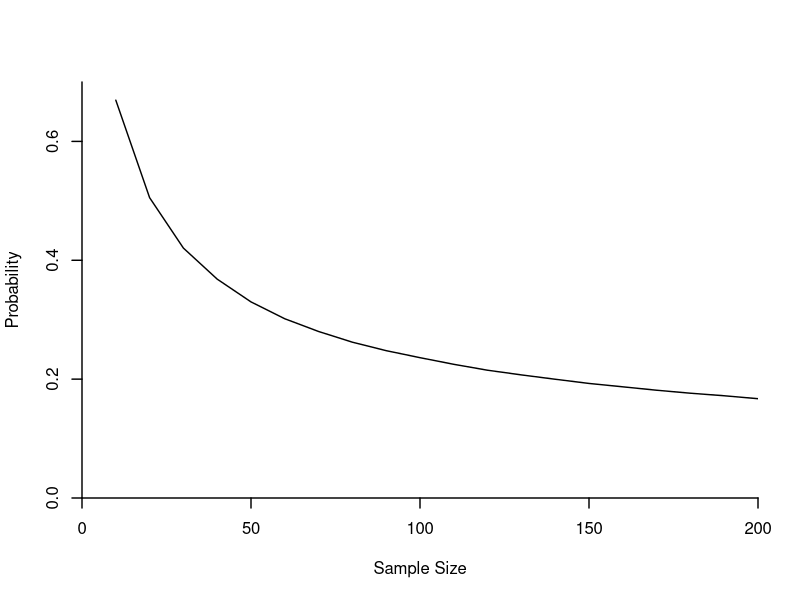
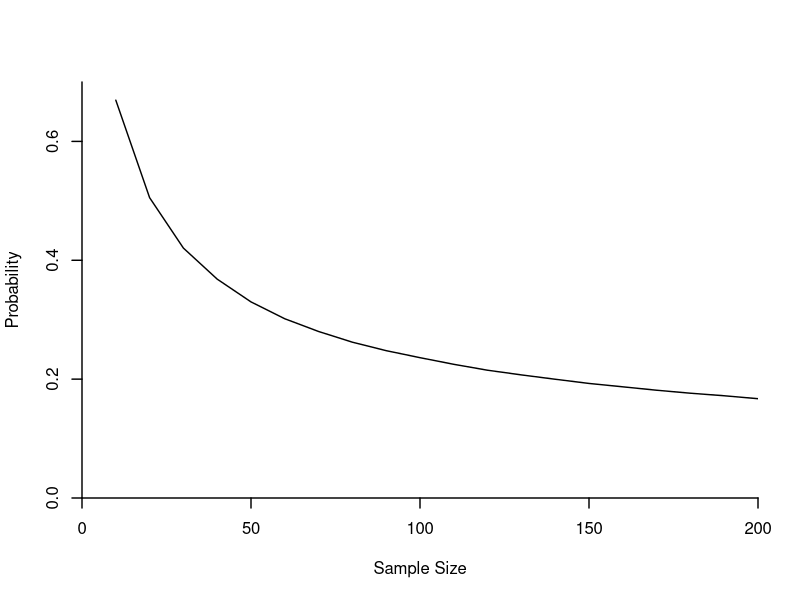

The R script that drew these images, in order:
#####################################
### This file generates Figure 16.6b
### Spurious Regression T Coverage
#####################################
### Uses file figure16_6b.txt
#########################################

dat <- read.table("figure16_6b.txt")
ns <- dat[,1]
coverage <- dat[,2]

wd <- 1.4

pdf("HANSEN16-6b.pdf",family="Helvetica",colormodel='cmyk',width=4.5,height=4.5)
plot(ns,coverage,type="l",xaxs="i",yaxs="i",ylab="Probability",xlab="Sample Size",bty="n",xaxt="n",yaxt="n",xlim=c(0,200),ylim=c(0,.7),lwd=wd) 
axis(side=1,seq(0,300,50),lwd=wd)
axis(side=2,seq(0,1,.2),lwd=wd)
dev.off()

postscript("HANSEN16-6b.eps",paper="special",width=4.5,height=4.5,horizontal=FALSE,onefile=FALSE,family="Helvetica",colormodel='cmyk')
plot(ns,coverage,type="l",xaxs="i",yaxs="i",ylab="Probability",xlab="Sample Size",bty="n",xaxt="n",yaxt="n",xlim=c(0,200),ylim=c(0,.7),lwd=wd) 
axis(side=1,seq(0,300,50),lwd=wd)
axis(side=2,seq(0,1,.2),lwd=wd)
dev.off()
